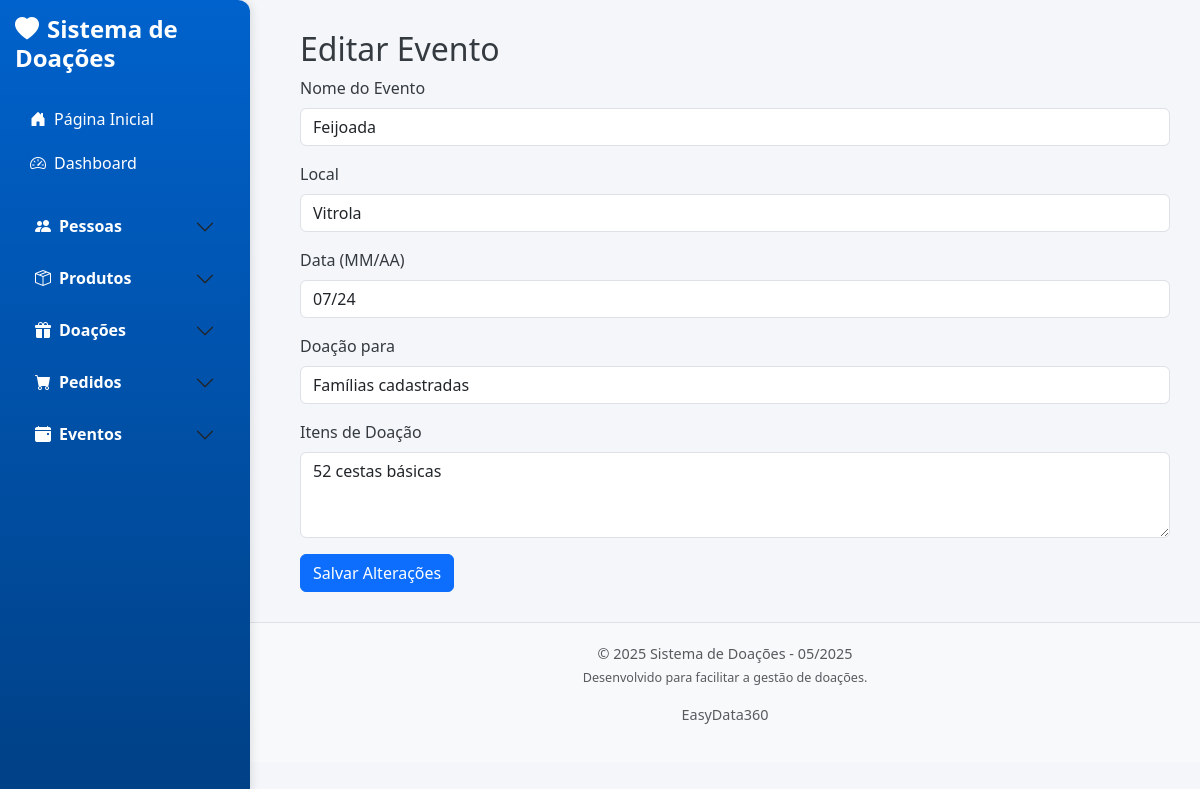
Page /editar_evento/2 on the committed database.
### app/models/evento.py (models this page shows, shortened)
class Evento(db.Model):
    __tablename__ = 'eventos'
    id = db.Column(db.Integer, primary_key=True)
    nome = db.Column(db.String(100), nullable=False)
    local = db.Column(db.String(100), nullable=False)
    data = db.Column(db.String(10), nullable=False)  # Ex: "07/24"
    doacao_para = db.Column(db.String(255), nullable=False)
    doacao = db.Column(db.Text, nullable=False)

### app/controllers/evento_controller.py (the view, shortened to what this page needs)
def editar_evento(id):
    evento = Evento.query.get_or_404(id)
    return render_template('eventos/editar.html', evento=evento)

### app/templates/eventos/editar.html
{% extends 'base.html' %}
{% block content %}
<h2>Editar Evento</h2>
<form method="POST">
    <div class="mb-3">
        <label for="nome" class="form-label">Nome do Evento</label>
        <input type="text" class="form-control" id="nome" name="nome" value="{{ evento.nome }}" required>
    </div>
    <div class="mb-3">
        <label for="local" class="form-label">Local</label>
        <input type="text" class="form-control" id="local" name="local" value="{{ evento.local }}" required>
    </div>
    <div class="mb-3">
        <label for="data" class="form-label">Data (MM/AA)</label>
        <input type="text" class="form-control" id="data" name="data" value="{{ evento.data }}" required>
    </div>
    <div class="mb-3">
        <label for="doacao_para" class="form-label">Doação para</label>
        <input type="text" class="form-control" id="doacao_para" name="doacao_para" value="{{ evento.doacao_para }}" required>
    </div>
    <div class="mb-3">
        <label for="doacao" class="form-label">Itens de Doação</label>
        <textarea class="form-control" id="doacao" name="doacao" rows="3" required>{{ evento.doacao }}</textarea>
    </div>
    <button type="submit" class="btn btn-primary">Salvar Alterações</button>
</form>
{% endblock %}

### app/static/css/style.css (style rules this page uses)
body { overflow-x: hidden; font-family: 'Segoe UI', Tahoma, Geneva, Verdana, sans-serif; background-color: #f4f6f9; color: #343a40; }

### rows in the picture
Evento: nome "Feijoada", local "Vitrola", data "07/24", doacao_para "Famílias cadastradas", doacao "52 cestas básicas"
